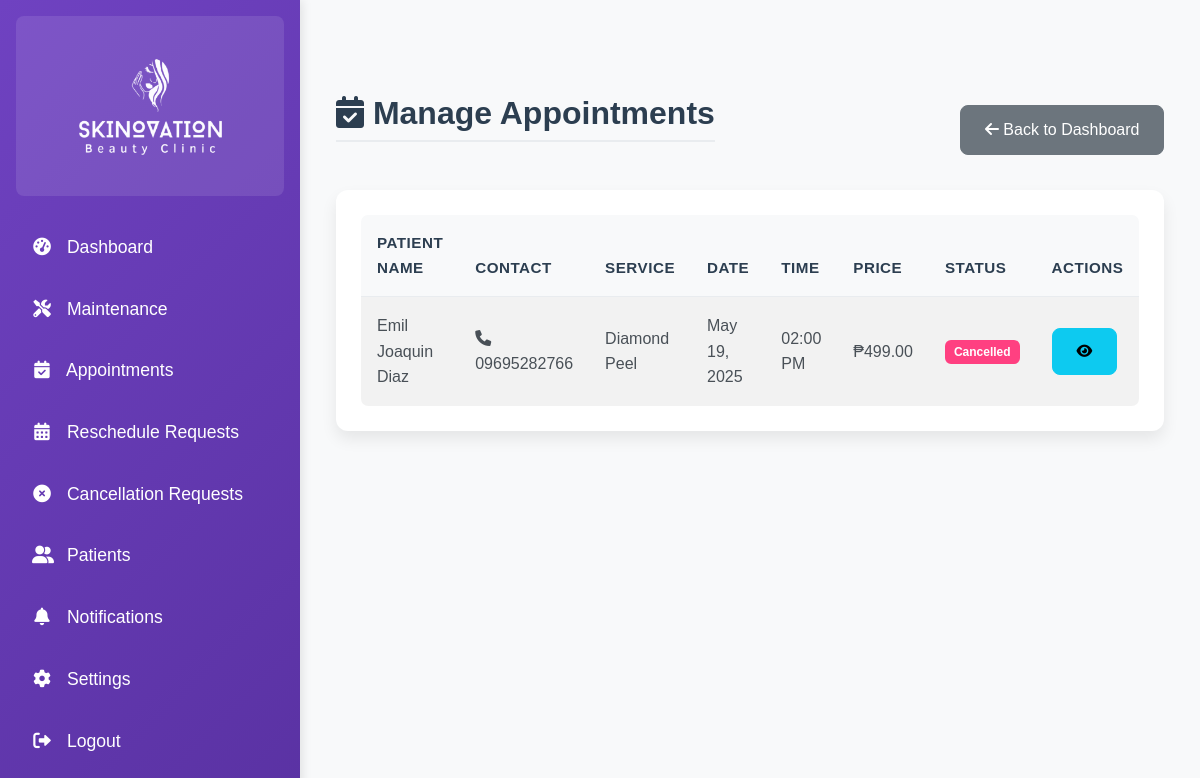
Page /admin/appointments/manage.php (signed in) on the earlier database version.
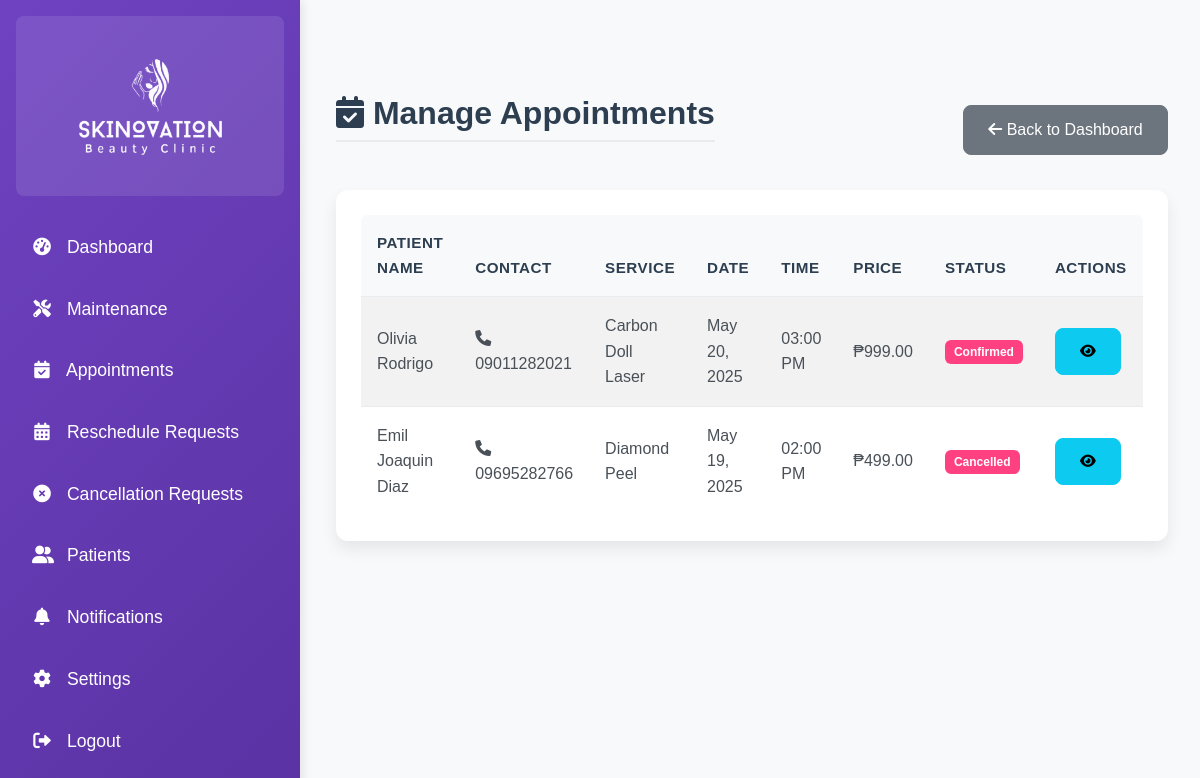
Same page on the later database version.
### tables this page shows
CREATE TABLE `appointments` (
  `appointment_id` int NOT NULL,
  `patient_id` int NOT NULL,
  `service_id` int NOT NULL,
  `attendant_id` int NOT NULL,
  `appointment_date` date NOT NULL,
  `appointment_time` time NOT NULL,
  `status` enum('pending','confirmed','completed','cancelled') DEFAULT 'pending',
  `created_at` datetime DEFAULT CURRENT_TIMESTAMP,
  `updated_at` datetime DEFAULT CURRENT_TIMESTAMP ON UPDATE CURRENT_TIMESTAMP
);

CREATE TABLE `patients` (
  `patient_id` int NOT NULL,
  `last_name` varchar(100) NOT NULL,
  `first_name` varchar(100) NOT NULL,
  `middle_name` varchar(255) DEFAULT NULL,
  `username` varchar(50) NOT NULL,
  `password` varchar(255) NOT NULL,
  `phone` varchar(20) NOT NULL,
  `created_at` datetime DEFAULT CURRENT_TIMESTAMP,
  `updated_at` datetime DEFAULT CURRENT_TIMESTAMP ON UPDATE CURRENT_TIMESTAMP,
  `archived` tinyint(1) DEFAULT '0'
);

CREATE TABLE `services` (
  `service_id` int NOT NULL,
  `service_name` varchar(100) NOT NULL,
  `description` text,
  `price` decimal(10,2) DEFAULT NULL,
  `duration` int NOT NULL COMMENT 'Duration in minutes',
  `category_id` int NOT NULL,
  `created_at` datetime DEFAULT CURRENT_TIMESTAMP,
  `updated_at` datetime DEFAULT CURRENT_TIMESTAMP ON UPDATE CURRENT_TIMESTAMP,
  `image` varchar(255) DEFAULT NULL
);

### config.php (called while the page is built, shortened)
<?php
if (defined('CONFIG_INCLUDED')) {
    return;
}
if (!function_exists('clean')) {
    function clean($string) {
        return htmlspecialchars($string, ENT_QUOTES, 'UTF-8');
    }
}

### admin/appointments/manage.php (the view, shortened to what this page needs)
<?php
include '../config.php';
$stmt = $conn->query("
    SELECT a.*, p.first_name, p.last_name, p.phone, s.service_name, s.price
    FROM appointments a
    JOIN patients p ON a.patient_id = p.patient_id
    JOIN services s ON a.service_id = s.service_id
    ORDER BY a.appointment_date DESC, a.appointment_time DESC
");
$appointments = $stmt->fetchAll(PDO::FETCH_ASSOC);
?>
<!DOCTYPE html>
<html lang="en">
<head>
    <link href="https://cdn.jsdelivr.net/npm/bootstrap@5.3.0/dist/css/bootstrap.min.css" rel="stylesheet">
    <link href="https://cdnjs.cloudflare.com/ajax/libs/font-awesome/6.0.0-beta3/css/all.min.css" rel="stylesheet">
    <link href="../../assets/css/admin.css" rel="stylesheet">
    <link href="../../assets/css/style.css" rel="stylesheet">
</head>
<body>
<div class="d-flex">
    <?php include '../admin_sidebar.php'; ?>
    <div class="content p-4">
        <div class="container-fluid">
            <div class="d-flex justify-content-between align-items-center mb-4">
                <h1><i class="fas fa-calendar-check"></i> Manage Appointments</h1>
                <div>
                    <a href="index.php" class="btn btn-secondary">
                        <i class="fas fa-arrow-left"></i> Back to Dashboard
                    </a>
                </div>
            </div>
            <div class="card">
                <div class="card-body">
                    <div class="table-responsive">
                        <table class="table table-striped table-hover">
                            <thead>
                                <tr>
                                    <th>Patient Name</th>
                                    <th>Contact</th>
                                    <th>Service</th>
                                    <th>Date</th>
                                    <th>Time</th>
                                    <th>Price</th>
                                    <th>Status</th>
                                    <th>Actions</th>
                                </tr>
                            </thead>
                            <tbody>
                                <?php foreach ($appointments as $appointment): ?>
                                <tr>
                                    <td><?php echo clean($appointment['first_name'] . ' ' . $appointment['last_name']); ?></td>
                                    <td>
                                        <i class="fas fa-phone"></i> <?php echo clean($appointment['phone']); ?>
                                    </td>
                                    <td><?php echo clean($appointment['service_name']); ?></td>
                                    <td><?php echo date('M d, Y', strtotime($appointment['appointment_date'])); ?></td>
                                    <td><?php echo date('h:i A', strtotime($appointment['appointment_time'])); ?></td>
                                    <td>₱<?php echo number_format($appointment['price'], 2); ?></td>
                                    <td>
                                        <span class="badge bg-<?php
                                            echo $appointment['status'] === 'confirmed' ? 'success' :
                                                ($appointment['status'] === 'cancelled' ? 'danger' : 'warning');
                                        ?>">
                                            <?php echo ucfirst($appointment['status']); ?>
                                        </span>
                                    </td>
                                    <td>
                                        <div class="btn-group">
                                            <a href="view.php?id=<?php echo $appointment['appointment_id']; ?>" class="btn btn-info btn-sm">
                                                <i class="fas fa-eye"></i>
                                            </a>
                                        </div>
                                    </td>
                                </tr>
                                <?php endforeach; ?>
                            </tbody>
                        </table>
                    </div>
                </div>
            </div>
        </div>
    </div>
</div>
</body>
</html>

Differences in the rows shown:
added appointments: patient.last_name "Olivia Rodrigo", patient.phone "09011282021", service.service_name "Carbon Doll Laser", appointment_date "May 20, 2025", appointment_time "03:00 PM", service.price "999.00", status "Confirmed"
